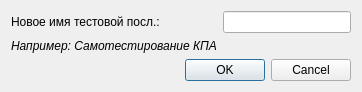
<?xml version="1.0" encoding="UTF-8"?>
<ui version="4.0">
 <class>RenameTestDialog</class>
 <widget class="QDialog" name="RenameTestDialog">
  <property name="geometry">
   <rect>
    <x>0</x>
    <y>0</y>
    <width>362</width>
    <height>77</height>
   </rect>
  </property>
  <property name="windowTitle">
   <string>Переименовать</string>
  </property>
  <layout class="QFormLayout" name="formLayout">
   <item row="0" column="0">
    <widget class="QLabel" name="testNameLabel">
     <property name="text">
      <string>Новое имя тестовой посл.:</string>
     </property>
    </widget>
   </item>
   <item row="0" column="1">
    <widget class="QLineEdit" name="testNameEdit"/>
   </item>
   <item row="2" column="0" colspan="2">
    <widget class="QDialogButtonBox" name="buttonBox">
     <property name="orientation">
      <enum>Qt::Horizontal</enum>
     </property>
     <property name="standardButtons">
      <set>QDialogButtonBox::Cancel|QDialogButtonBox::Ok</set>
     </property>
    </widget>
   </item>
   <item row="1" column="0">
    <widget class="QLabel" name="label">
     <property name="text">
      <string>&lt;html&gt;&lt;head/&gt;&lt;body&gt;&lt;p&gt;&lt;span style=&quot; font-style:italic;&quot;&gt;Например: Самотестирование КПА&lt;/span&gt;&lt;/p&gt;&lt;/body&gt;&lt;/html&gt;</string>
     </property>
    </widget>
   </item>
  </layout>
 </widget>
 <resources/>
 <connections>
  <connection>
   <sender>buttonBox</sender>
   <signal>accepted()</signal>
   <receiver>RenameTestDialog</receiver>
   <slot>accept()</slot>
   <hints>
    <hint type="sourcelabel">
     <x>248</x>
     <y>254</y>
    </hint>
    <hint type="destinationlabel">
     <x>157</x>
     <y>274</y>
    </hint>
   </hints>
  </connection>
  <connection>
   <sender>buttonBox</sender>
   <signal>rejected()</signal>
   <receiver>RenameTestDialog</receiver>
   <slot>reject()</slot>
   <hints>
    <hint type="sourcelabel">
     <x>316</x>
     <y>260</y>
    </hint>
    <hint type="destinationlabel">
     <x>286</x>
     <y>274</y>
    </hint>
   </hints>
  </connection>
 </connections>
</ui>
